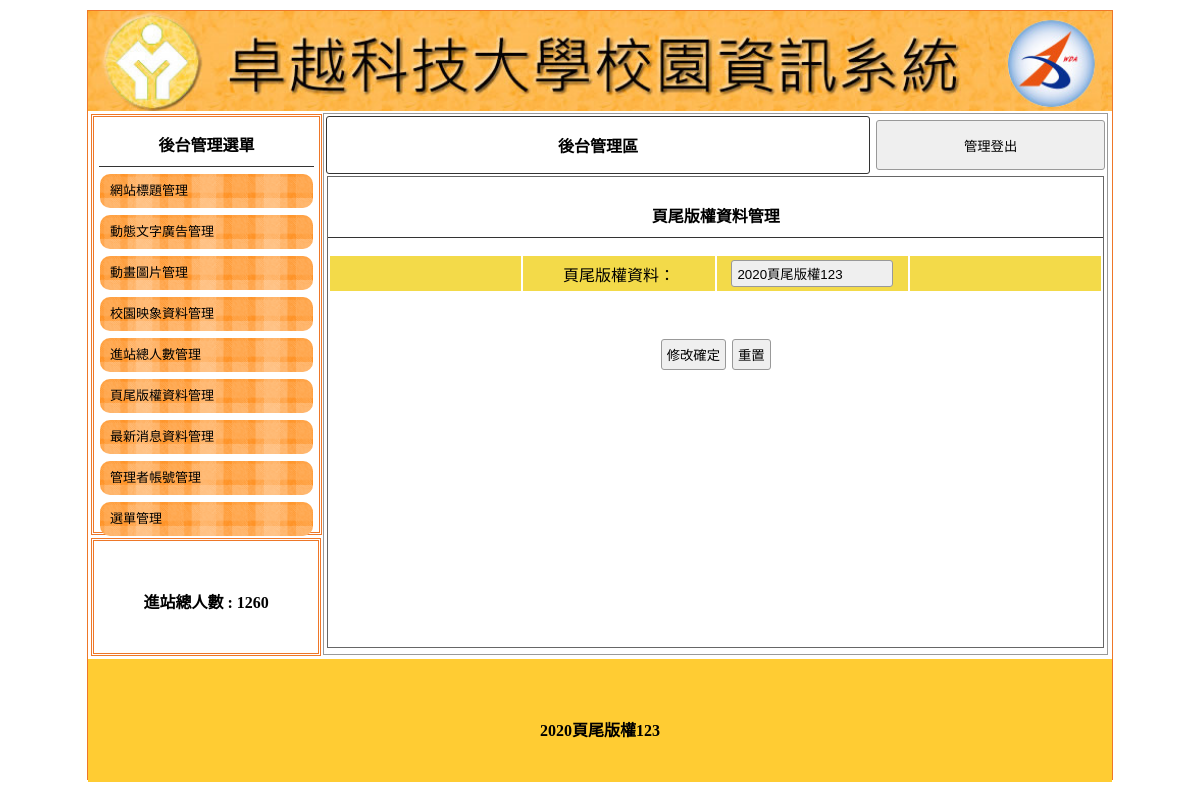
The page /backend.php?do=bottom on the database its author committed.
### tables this page shows
CREATE TABLE `title` (
  `id` int(11) UNSIGNED NOT NULL,
  `text` text DEFAULT NULL,
  `img` text DEFAULT NULL,
  `sh` int(1) NOT NULL
);

CREATE TABLE `total` (
  `id` int(11) UNSIGNED NOT NULL,
  `total` int(11) UNSIGNED NOT NULL
);

CREATE TABLE `bottom` (
  `id` int(11) UNSIGNED NOT NULL,
  `bottom` text NOT NULL
);

### base.php (called while the page is built, shortened)
<?php
$tstr = [
    'title' => "網站標題管理",
    'ad' => "動態文字廣告管理",
    'mvim' => "動畫圖片管理",
    'image' => "校園映像資料管理",
    'total' => "進站人數管理",
    'bottom' => "頁尾版權資料管理",
    'news' => "最新消息資料管理",
    'admin' => "管理者帳號管理",
    'menu' => "選單管理",
];
class DB
{
    private $dsn = "mysql:host=localhost;dbname=db21;charset=utf8";
    private $table;
    private $pw = "";
    private $user = "root";
    private $pdo;
    public function __construct($table)
    {
        $this->table = $table;
        $this->pdo = new PDO($this->dsn, $this->user, $this->pw);
    }
    function find($arg)
    {
        $sql = "select * from $this->table ";
        if (is_array($arg)) {
            foreach ($arg as $key => $value) {
                $tmp[] = sprintf("`%s`='%s'", $key, $value);
            }
            $sql .= " where " . implode(" && ", $tmp);
        } else {
            $sql .= " where `id`='$arg'";
        }
        return $this->pdo->query($sql)->fetch(PDO::FETCH_ASSOC);
    }
    function save($arg)
    {
        if (!empty($arg['id'])) {
            foreach ($arg as $key => $value) {
                $tmp[] = sprintf("`%s`='%s'", $key, $value);
            }
            $sql = "update $this->table set " . implode(" , ", $tmp) . " where `id`='{$arg['id']}'";
        } else {
            $sql = "insert into $this->table (`" . implode("`,`", array_keys($arg)) . "`) values('" . implode("','", $arg) . "')";
        }
        return $this->pdo->exec($sql);
    }
}
$Title = new DB("title");
$Bottom = new DB("bottom");
$Total = new DB("total");

### backend.php (the view, shortened to what this page needs)
<?php
include_once "base.php";
?>
<!DOCTYPE html PUBLIC "-//W3C//DTD XHTML 1.0 Transitional//EN" "http://www.w3.org/TR/xhtml1/DTD/xhtml1-transitional.dtd">
<html xmlns="http://www.w3.org/1999/xhtml">
<head>
	<link href="css/css.css" rel="stylesheet" type="text/css">
</head>
<body>
	<div id="main">
		<a title="<?=$Title->find(['sh'=>1])['text'];?>" href="index.php">
			<div class="ti" style="background:url('img/<?=$Title->find(['sh'=>1])['img'];?>'); background-size:cover;"></div>
		</a>
		<div id="ms">
			<div id="lf" style="float:left;">
				<div id="menuput" class="dbor">
					<span class="t botli">後台管理選單</span>
					<a style="color:#000; font-size:13px; text-decoration:none;" href="?do=title">
						<div class="mainmu">
							網站標題管理 </div>
					</a>
					<a style="color:#000; font-size:13px; text-decoration:none;" href="?do=ad">
						<div class="mainmu">
							動態文字廣告管理 </div>
					</a>
					<a style="color:#000; font-size:13px; text-decoration:none;" href="?do=mvim">
						<div class="mainmu">
							動畫圖片管理 </div>
					</a>
					<a style="color:#000; font-size:13px; text-decoration:none;" href="?do=image">
						<div class="mainmu">
							校園映象資料管理 </div>
					</a>
					<a style="color:#000; font-size:13px; text-decoration:none;" href="?do=total">
						<div class="mainmu">
							進站總人數管理 </div>
					</a>
					<a style="color:#000; font-size:13px; text-decoration:none;" href="?do=bottom">
						<div class="mainmu">
							頁尾版權資料管理 </div>
					</a>
					<a style="color:#000; font-size:13px; text-decoration:none;" href="?do=news">
						<div class="mainmu">
							最新消息資料管理 </div>
					</a>
					<a style="color:#000; font-size:13px; text-decoration:none;" href="?do=admin">
						<div class="mainmu">
							管理者帳號管理 </div>
					</a>
					<a style="color:#000; font-size:13px; text-decoration:none;" href="?do=menu">
						<div class="mainmu">
							選單管理 </div>
					</a>
				</div>
				<div class="dbor" style="margin:3px; width:95%; height:20%; line-height:100px;">
					<span class="t">進站總人數 : <?=$Total->find(1)['total'];?> </span>
				</div>
			</div>
			<div class="di" style="height:540px; border:#999 1px solid; width:76.5%; margin:2px 0px 0px 0px; float:left; position:relative; left:20px;">
				<table width="100%">
					<tbody>
						<tr>
							<td style="width:70%;font-weight:800; border:#333 1px solid; border-radius:3px;" class="cent"><a href="?do=admin" style="color:#000; text-decoration:none;">後台管理區</a></td>
							<td><button onclick="lo('api/logout.php')" style="width:99%; margin-right:2px; height:50px;">管理登出</button></td>
						</tr>
					</tbody>
				</table>
				<?php
				$do=(isset($_GET['do']))?$_GET['do']:'title';
                $file="./backend/".$do.".php";
                if(file_exists($file)){
                    include $file;
                }else{
                    include "./backend/title.php";
                }
				?>
			</div>
		</div>
		<div style="width:1024px; left:0px; position:relative; background:#FC3; margin-top:4px; height:123px; display:block;">
			<span class="t" style="line-height:123px;"><?=$Bottom->find(1)['bottom'];?></span>
		</div>
	</div>
</body>
</html>

### backend/bottom.php (shortened to what this page needs)
<div style="width:99%; height:87%; margin:auto; overflow:auto; border:#666 1px solid;">
    <p class="t cent botli"><?= $tstr[$do]; ?></p>
    <form method="post" action="./api/edit.php">
        <table width="100%">
            <tbody>
            <tr class="yel">
                    <td width="25%"></td>
                    <td width="25%">頁尾版權資料：</td>
                    <td width="25%"><input type="text" name="bottom" value="<?=$Bottom->find(1)['bottom'];?>"></td>
                    <td width="25%"></td>
                </tr>
            </tbody>
        </table>
        <table style="margin-top:40px; width:100%;">
            <tbody>
                <tr>
                    <td class="cent"><input type="submit" value="修改確定"><input type="reset" value="重置">
                    </td>
                </tr>
            </tbody>
        </table>
    </form>
</div>

### css/css.css (style rules this page uses)
body { padding:0px; margin:0px; }
#main { width:1024px; height:768px; margin:10px auto 10px auto; border:#EE7728 1px solid; position:relative; }
.ti { width:100%; height:100px; position:relative; background-size:cover; background-repeat:no-repeat; }
.dbor { border:#EE7728 double 3px; margin:1px; padding:2px 10px 2px 10px; }
.t { font-weight:800; display:block; text-align:center; padding:10px 1px 10px 1px; }
.botli { border-bottom:#333 1px solid; }
.mainmu { position:relative; border-radius:10px; background:url(../icon/menu.fw.png) center no-repeat; background-size:cover; line-height:30px; padding:2px 10px 2px 10px; margin:7px 1px 7px 1px; }
#lf { height:540px; width:21%; display:inline-block; }
#menuput { width:100%; height:75%; position:relative; padding:5px; display:block; margin: 3px; }
.di { display:inline-block; }
.cent { text-align:center; }
input,button { border:#999 1px solid; border-radius:3px; background:#EFEFEF; padding:5px; margin:3px; }
input[type=text],input[type=password] { width:150px; }
.yel td { background:#F3DA49; text-align:center; }

### rows shown on the page
title: img (picture)
total: total "1260"
bottom: bottom "2020頁尾版權123"

### other values the page prints
$tstr[$do] "頁尾版權資料管理"
